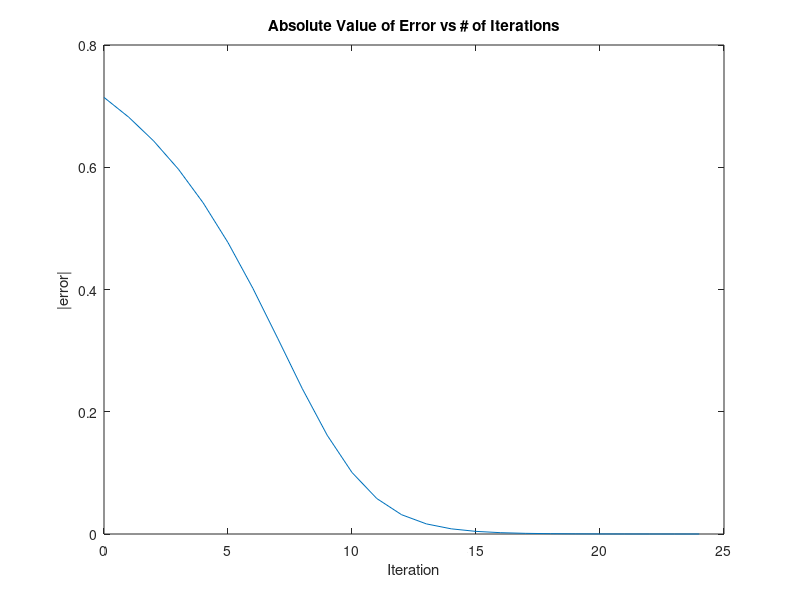

Reproduce this figure in MATLAB.
clear
clc
close all

f=@(x) exp(x)*5*x^2; %original function
f1=@(x) exp(x)*10*x+exp(x)*5*x^2; %first derivative

p0 = 5; %initial p value

t = 10^(-5); %acceptable tolerance

p = p0-(f(p0)/f1(p0)); %p1

N=100;
error = [];

for i = 1:N;
    if abs(p-p0) < t;
        error = [error abs(p-p0)];
        break
    elseif abs(p-p0) > t;
        error = [error abs(p-p0)];
        p0 = p;
        p = p0-(f(p0)/f1(p0));
    end
end

if i == N;
    fprintf('Failed to find a solution after %d iterations. Consider trying a new starting point, p0',N)
else
    fprintf('Solution is %f and converges in %d iterations', p, i-1)
    iteration = 0:1:length(error)-1;
    figure();
    plot(iteration,error)
    title('Absolute Value of Error vs # of Iterations')
    xlabel('Iteration')
    ylabel('|error|')
end